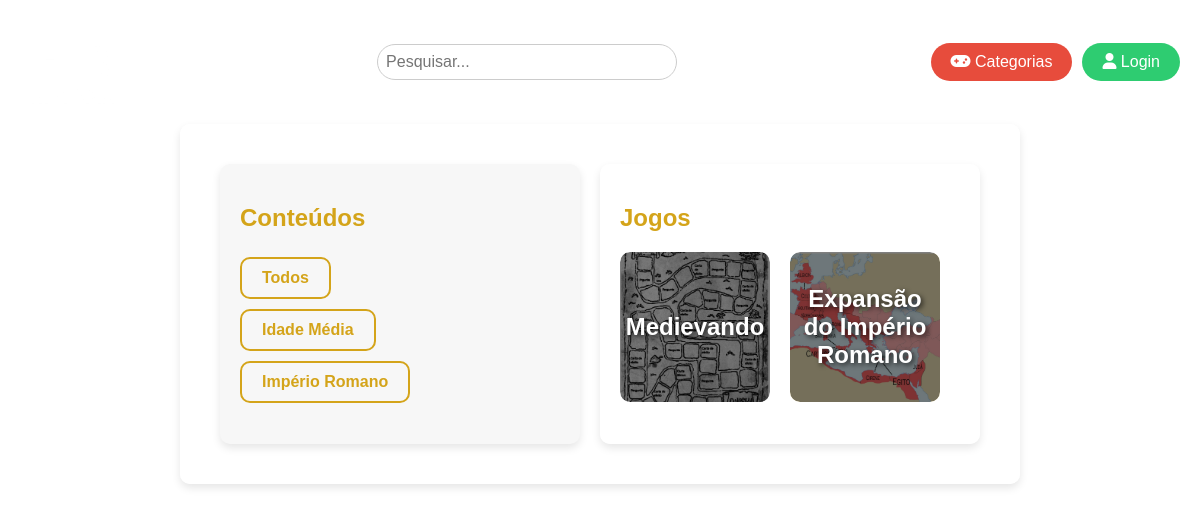
The app's page /categorias/1 with its own data.
### app.py (models this page shows, shortened)
class Conteudo(db.Model):
    id = db.Column(db.Integer, primary_key=True)
    nome = db.Column(db.String(50), nullable=False)
    categoria_id = db.Column(db.Integer, db.ForeignKey('categoria.id'), nullable=False)
    posts = db.relationship('Post', backref='conteudo', lazy=True)

class Post(db.Model):
    id = db.Column(db.Integer, primary_key=True)
    titulo = db.Column(db.String(100), nullable=False)
    descricao = db.Column(db.Text, nullable=False)
    aprovado = db.Column(db.Boolean, default=False)
    editar = db.Column(db.Boolean, default=False)
    link_artigo = db.Column(db.String(100), nullable=False)
    link_jogo = db.Column(db.String(100), nullable=False)
    imagem_url = db.Column(db.String(255), nullable=False)
    data_publicacao = db.Column(db.DateTime, default=datetime.now(pytz.timezone('America/Sao_Paulo')))
    categoria_id = db.Column(db.Integer, db.ForeignKey('categoria.id'), nullable=False)
    conteudo_id = db.Column(db.Integer, db.ForeignKey('conteudo.id'), nullable=False)
    usuario_id = db.Column(db.Integer, db.ForeignKey('usuario.id'), nullable=False)
    avaliacoes = db.relationship('Avaliacao', backref='post', lazy=True)
    notificacoes = db.relationship('Notificacao', backref='post', lazy=True, cascade="all, delete-orphan")

### app.py (the view)
@app.route('/categorias/<int:categoria_id>', methods=['GET'])
def conteudos(categoria_id):
    conteudos = Conteudo.query.filter_by(categoria_id=categoria_id).all()
    conteudo_selecionada = request.args.get('conteudo', 'Todos')
    if conteudo_selecionada != 'Todos':
        conteudo = Conteudo.query.filter_by(nome=conteudo_selecionada).first()
        if conteudo:
            posts = Post.query.filter_by(conteudo_id=conteudo.id, aprovado=True).all()  # Use conteudo_id aqui
        else:
            posts = []
    else:
        posts = Post.query.filter_by(categoria_id=categoria_id, aprovado=True).all()
    return render_template("conteudos.html", conteudos=conteudos, posts=posts, categoria_id=categoria_id)

### app.py (called while the page is built)
@app.before_request
def inicializar_categorias():
    categorias = ['6° ano','7° ano','8° ano','9° ano']
    for categoria_nome in categorias:
        if not Categoria.query.filter_by(nome=categoria_nome).first():
            nova_categoria = Categoria(nome=categoria_nome)
            db.session.add(nova_categoria)
    db.session.commit()

### templates/conteudos.html (shortened to what this page needs)
{% extends 'base.html' %}
{% block css %}
<link rel="stylesheet" href="{{ url_for('static', filename='css/conteudos.css') }}">
{% endblock %}
{% block content %}
<div class="conteudos-jogos-wrapper">
    <div class="conteudos">
        <div class="header-conteudos">
            <h2>Conteúdos</h2>
        </div>
        <ul class="content-group">
            <li class="group-item">
                <a href="{{ url_for('conteudos', categoria_id=categoria_id, conteudo='Todos') }}"
                    class="{{ conteudo_selecionado == 'Todos' and 'active' or '' }}">Todos</a>
            </li>
            {% for conteudo in conteudos %}
            <li class="group-item">
                <a href="{{ url_for('conteudos', categoria_id=categoria_id, conteudo=conteudo.nome) }}"
                    class="btn btn-outline-primary {{ conteudo_selecionado == conteudo.nome and 'active' or '' }}">
                    {{ conteudo.nome }}
                </a>
            </li>
            {% endfor %}
        </ul>
    </div>
    <div class="jogos">
        <h2>Jogos</h2>
        <div id="game-grid">
            {% for post in posts %}
            <a href="{{ url_for('post', post_id=post.id) }}" class="game-link">
                <div class="game-box" data-background="{{ url_for('static', filename=post.imagem_url) }}">
                    <h3 class="game-title">{{ post.titulo[:50] }}</h3>
                </div>
            </a>
            {% else %}
            <p>Nenhum jogo encontrado para esta categoria.</p>
            {% endfor %}
        </div>
    </div>
</div>
{% endblock %}

### templates/base.html (shortened to what this page needs)
<!DOCTYPE html>
<html lang="pt-BR">
<head>
    {% block css %}{% endblock %}
    <link rel="stylesheet" href="https://cdnjs.cloudflare.com/ajax/libs/font-awesome/6.0.0-beta3/css/all.min.css">
</head>
<body>
    <div class="header">
        <div class="logo">
            <a href="{{ url_for('tela_inicial') }}">
                <img src="{{ url_for('static', filename='img/logo.png') }}" alt="HistopiaHub Logo">
            </a>
        </div>
        <div class="search">
            <form action="{{ url_for('pesquisa') }}" method="get">
                <div style="display: flex;">
                    <input type="text" name="query" placeholder="Pesquisar..." required>
                </div>
            </form>
        </div>
        <div class="buttons">
            <a href="{{ url_for('categorias') }}"><button class="games"><i class="fas fa-gamepad"></i>
                    Categorias</button></a>
            {% block login %}
            {% if 'logged_in' in session %}
            <a href="{{ url_for('painel_usuario') }}"><button class="login"><i class="fas fa-user"></i>
                    Painel</button></a>
            {% else %}
            <a href="{{ url_for('login') }}"><button class="login"><i class="fas fa-user"></i> Login</button></a>
            {% endif %}
            {% endblock %}
        </div>
    </div>
    <div class="content">
        {% block content %}
        {% endblock %}
    </div>
</body>
</html>

### static/css/conteudos.css (style rules this page uses)
body { font-family: Arial, sans-serif; background-image: url('../img/tela_inicial.png'); background-size: cover; background-position: center; background-repeat: no-repeat; background-attachment: fixed; margin: 0; padding: 0; min-height: 100vh; color: #333; }
.header { display: flex; justify-content: space-between; align-items: center; margin-bottom: -50px; padding: 10px 20px; }
.header .logo img { height: 100px; }
.search { position: relative; width: 300px; }
.header .search input { width: 100%; padding: 10px 40px 10px 10px; padding: 8px; font-size: 16px; border-radius: 40px; border: 1px solid #ccc; }
.header .buttons { display: flex; gap: 10px; }
.header .buttons button { padding: 10px 20px; border: none; border-radius: 20px; font-size: 16px; cursor: pointer; color: white; }
.header .games { background-color: #e74c3c; }
.header .login { background-color: #2ecc71; }
.content { display: flex; justify-content: space-between; gap: 20px; max-width: 800px; margin: 50px auto; padding: 20px; background-color: rgba(255, 255, 255, 0.9); border-radius: 10px; box-shadow: 0 4px 8px rgba(0, 0, 0, 0.1); text-align: left; }
.content h2 { color: #d4a41a; font-size: 24px; margin-bottom: 20px; }
.group-item a { text-decoration: none; color: black; }
.game-box { position: relative; color: white; border-radius: 10px; font-size: 16px; cursor: pointer; height: 180px; background-size: cover; background-position: center; background-repeat: no-repeat; display: flex; flex-direction: column; align-items: center; justify-content: center; text-align: center; line-height: normal; }
.game-box::before { content: ''; position: absolute; top: 0; left: 0; right: 0; bottom: 0; background: rgba(0, 0, 0, 0.5); border-radius: 10px; z-index: 1; }
.game-title, .game-box p { position: relative; z-index: 2; margin: 0; }
.game-title { position: relative; z-index: 2; }
.conteudos, .jogos { flex: 1; background-color: rgba(255, 255, 255, 0.9); padding: 20px; border-radius: 10px; box-shadow: 0 4px 8px rgba(0, 0, 0, 0.1); }
.content-group { list-style: none; padding: 0; }
.game-link { text-decoration: none; }
.conteudos-jogos-wrapper { display: flex; gap: 20px; justify-content: space-between; padding: 20px; flex-wrap: wrap; }
.conteudos { width: 30%; background-color: #f7f7f7; padding: 20px; border-radius: 10px; }
#game-grid { display: grid; grid-template-columns: repeat(3, 1fr); gap: 20px; }
.game-box { position: relative; width: 150px; height: 150px; background-color: #ccc; border-radius: 10px; overflow: hidden; display: flex; flex-direction: column; align-items: center; background-size: cover; background-position: center; }
.game-title { font-size: 1.5rem; font-weight: bold; color: white; text-shadow: 2px 2px 5px rgba(0, 0, 0, 0.7); margin: 10px; }
.game-link { align-content: center; display: block; color: inherit; text-decoration: none; }
.content-group .group-item a { display: inline-block; padding: 10px 20px; margin: 5px 0; background-color: rgba(0,0,0,0); font-size: 1rem; font-weight: bold; text-decoration: none; border-radius: 5px; text-align: center; border: 2px solid #d4a41a; border-radius: 10px; color: #d4a41a; transition: background-color 0.3s ease, transform 0.3s ease; }

### records on screen
Conteudo: nome "Idade Média"
Conteudo: nome "Império Romano"
Post: shows a picture, titulo "Medievando"
Post: shows a picture, titulo "Expansão do Império Romano"
